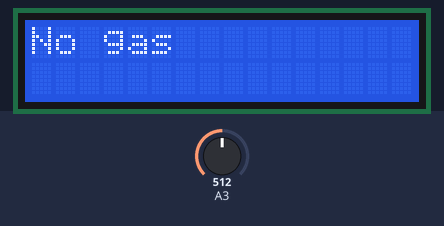
Bench run of a sketch on a simulated Arduino Uno, built with avr-gcc and run on an emulated ATmega328P. On the bench: 16×2 character LCD. The inputs (shaded band) are chosen by the test bench; at power-on: A3 = 512.

Above: at 1.2 s.
1.3 s: A3 set to 528
At 2.7 s:
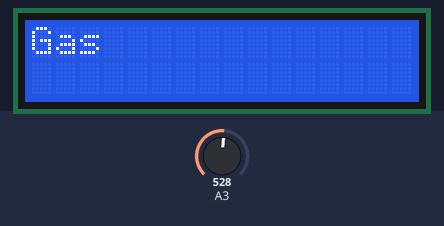
3.0 s: A3 set to 511
At 4.2 s:
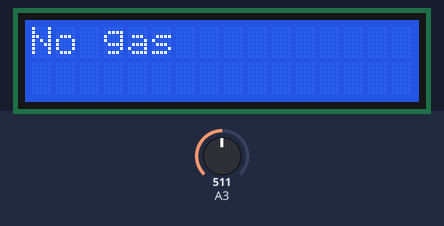
4.5 s: A3 set to 716
At 5.8 s:
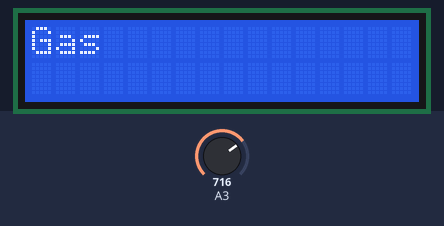
Timing chart, 0 to 7.5 s (numbered marks = the images above; inputs shaded):
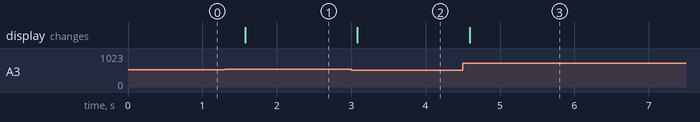

The sketch:

Senzor_plinova_detekcija_opcenito_plina.ino
```cpp
#include <LiquidCrystal.h>
#define LCD_PIN 9

LiquidCrystal lcd(8, 9, 4, 5, 6, 7);

static int thresholdvalueGas;

void setup()
{
    Serial.begin(9600);
    lcd.begin(16,2);
    pinMode(LCD_PIN, OUTPUT);

    thresholdvalueGas = analogRead(A3);
}

void loop()
{
 int sensorValue = analogRead(A3);
 lcd.setCursor(0,0);
 lcd.clear();
              if(sensorValue>thresholdvalueGas)
              {
                 lcd.print("Gas");
              }
              if(sensorValue<=thresholdvalueGas)
              {
                 lcd.print("No gas");
              }
delay(500);
}
```

Measured:
- the behaviour switches between 512 and 513 on A3 (found by bisection; images 0 and 1)
- after the input at 1.3 s, the display: changes after 0.28 s (image 1)
- after the input at 3.0 s, the display: changes after 0.08 s (image 2)
- after the input at 4.5 s, the display: changes after 0.09 s (image 3)
